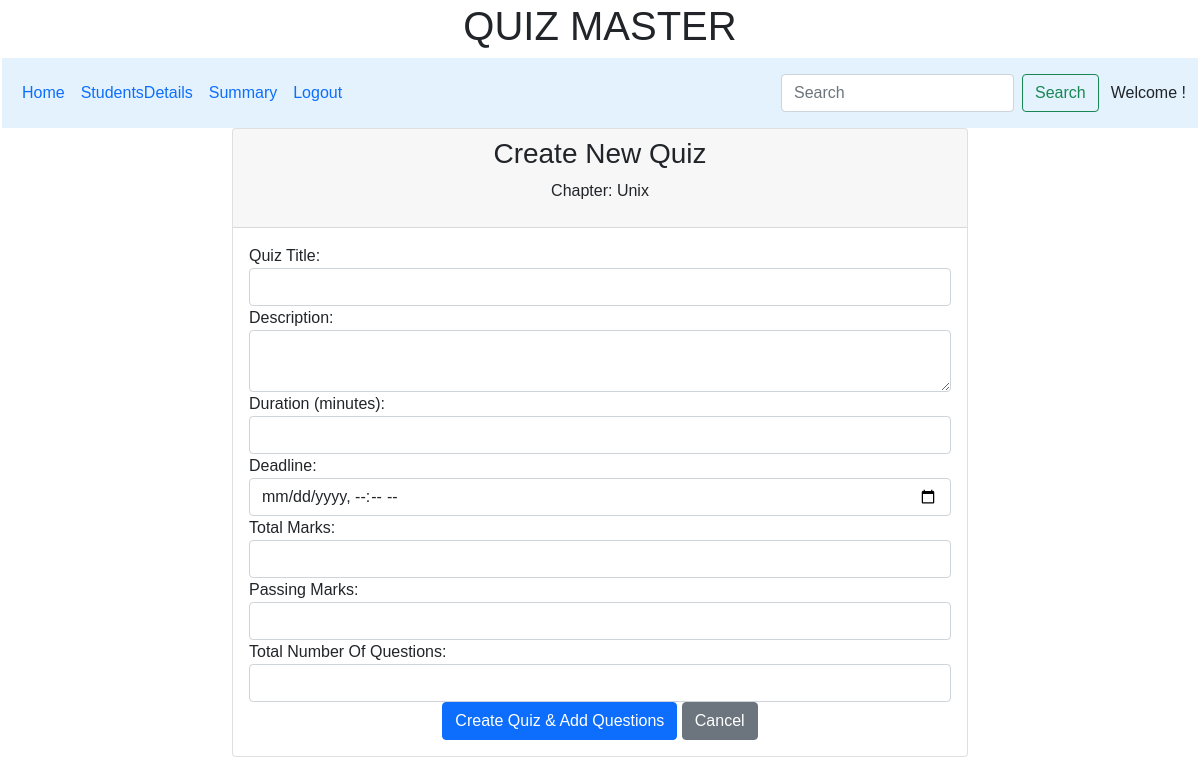
/add_quiz/3, run on an earlier commit of the app's database.
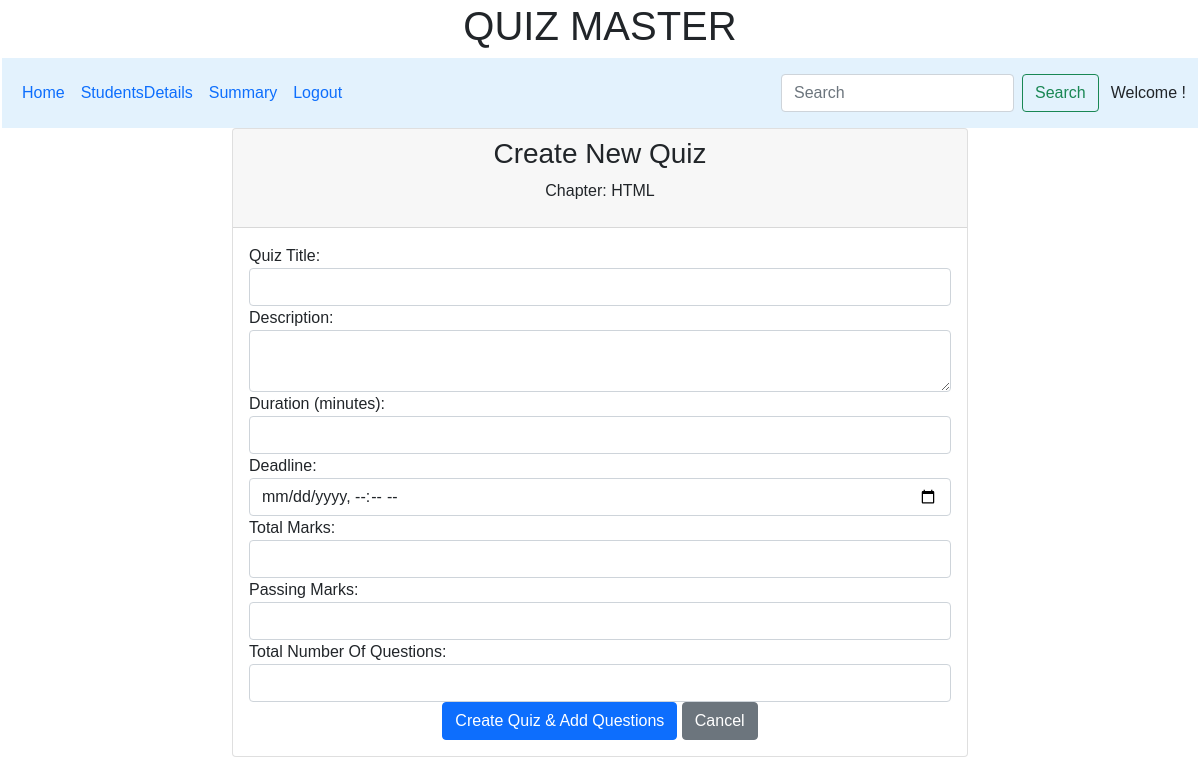
And on a later commit of the database.
### controllers/model.py (models this page shows)
class Chapter(db.Model):
    __tablename__ = 'chapter'
    id = db.Column(db.Integer, primary_key=True)
    subject_id = db.Column(db.Integer, db.ForeignKey('subject.id'), nullable=False)
    chapter = db.Column(db.String, nullable=False)
    description = db.Column(db.String, nullable=True)
    quizzes = db.relationship('Quiz', backref=db.backref('chapter_ref', lazy='select'), lazy='select')
    content = db.relationship('content', backref=db.backref('chapter_ref', lazy='select'), lazy='select')

### controllers/controller.py (the view, shortened to what this page needs)
@app.route("/add_quiz/<int:chapter_id>", methods=["GET","POST"])
def add_quiz(chapter_id):
    chapter = Chapter.query.get_or_404(chapter_id)
    subject = Subject.query.get_or_404(chapter.subject_id)
    chapter = Chapter.query.get_or_404(chapter_id)
    return render_template('add_quiz.html', chapter=chapter)

### templates/add_quiz.html
{% extends "admin_layout.html" %}
{% block content %}
<div class="container">
    <div class="row justify-content-center">
        <div class="col-md-8">
            <div class="card">
                <div class="card-header">
                    <h3 class="text-center">Create New Quiz</h3>
                    <p class="text-center">Chapter: {{ chapter.chapter }}</p>
                </div>
                <div class="card-body">
                    <form action = "{{ url_for('add_quiz', chapter_id=chapter.id) }}", method="POST">
                        <div class="form-group">
                            <label for="quiz_name">Quiz Title:</label>
                            <input type="text" class="form-control" id="quiz_name" name="quiz_name" required>
                        </div>
                        <div class="form-group ">
                            <label for="description">Description:</label>
                            <textarea class="form-control" id="description" name="description" rows="2" required></textarea>
                        </div>
                        <div class="form-group ">
                            <label for="duration">Duration (minutes):</label>
                            <input type="number" class="form-control" id="duration" name="duration" min="1" required>
                        </div>
                        <div class="form-group ">
                            <label for="quiz_deadline">Deadline:</label>
                            <input type="datetime-local" class="form-control" id="quiz_deadline" name="quiz_deadline"  required>
                        </div>
                        <div class="form-group ">
                            <label for="totalMarks">Total Marks:</label>
                            <input type="number" class="form-control" id="totalMarks" name="totalMarks"  required>
                        </div>
                        <div class="form-group ">
                            <label for="passing_marks">Passing Marks:</label>
                            <input type="number" class="form-control" id="passing_marks" name="passing_marks"  required>
                        </div>
                        <div class="form-group ">
                            <label for="totalNoQues">Total Number Of Questions:</label>
                            <input type="number" class="form-control" id="totalNoQues" name="totalNoQues"  required>
                        </div>
                        <div class="text-center">
                            <button type="submit" class="btn btn-primary">Create Quiz & Add Questions</button>
                            <a href="{{ url_for('admin_dashboard', Name=session.get('user_name', 'Admin')) }}" class="btn btn-secondary">Cancel</a>
                        </div>
                    </form>
                </div>
            </div>
        </div>
    </div>
</div>
{% endblock %}

What changed in the data, as far as the page shows it:
changed Chapter: chapter "Unix" → "HTML"
